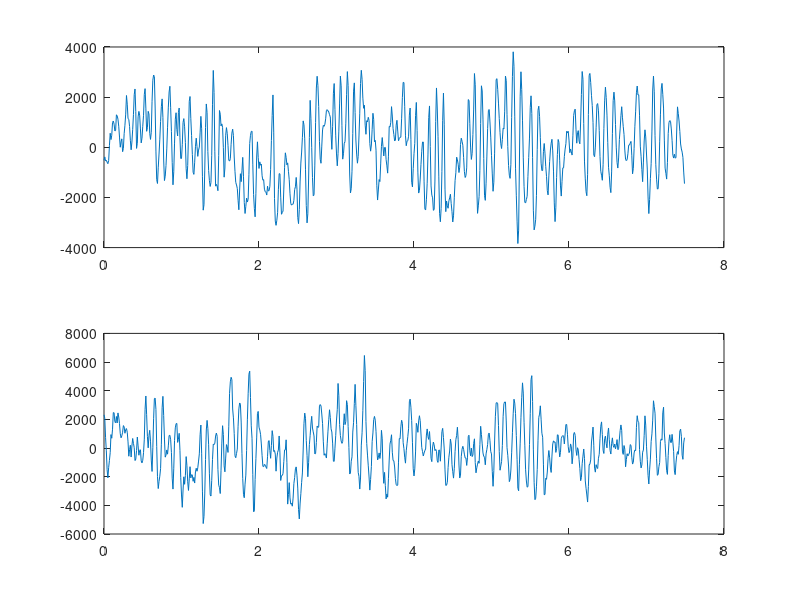
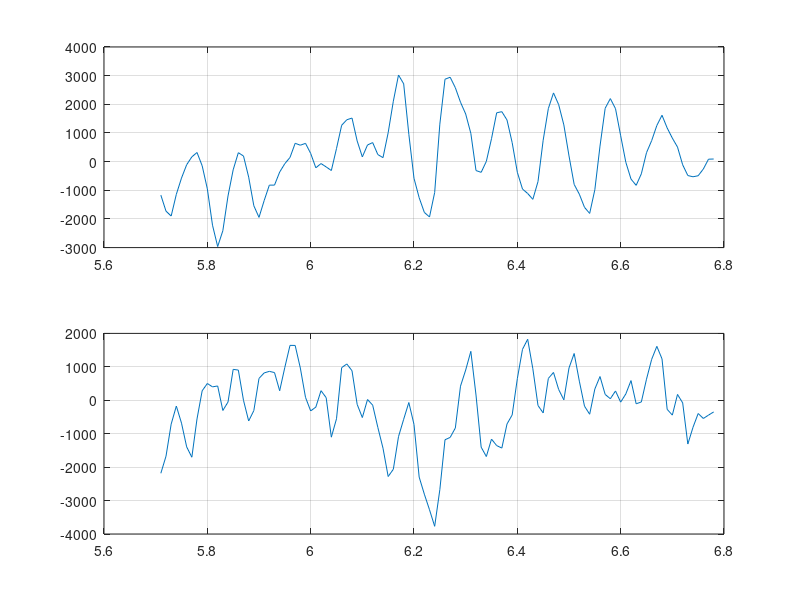

Write MATLAB code to recreate these figures, in order.

%=== Завдання #3.1 ===
% Завантаження сигналу ЕЕГ файл (eeg1-o2.dat)
fs = 100;
eeg_1 = load('eeg1-o2.dat');
eeg1 = detrend(eeg_1);
t = (0:length(eeg1)-1)/fs;
figure(14)
subplot(2, 1, 1); plot(t, eeg1);

% Завантаження сигналу ЕЕГ файл (eeg1-c3.dat)
eeg_2 = load('eeg1-c3.dat');
eeg2 = detrend(eeg_2);
t = (0:length(eeg2)-1)/fs;
subplot(2, 1, 2); plot(t, eeg2);

%=== Завдання #3.2 ===
% Виділення епохи сигналів ЕЕГ від t1 = 5,71 с до t2 = 6,78 с
t1 = 5.71;
t2 = 6.78;
n1 = fix(t1*fs)+1;
n2 = fix(t2*fs)+1;
figure(15)
subplot(2,1,1); plot(t(n1:n2), eeg1(n1:n2)), grid on;
subplot(2,1,2); plot(t(n1:n2), eeg2(n1:n2)), grid on;
